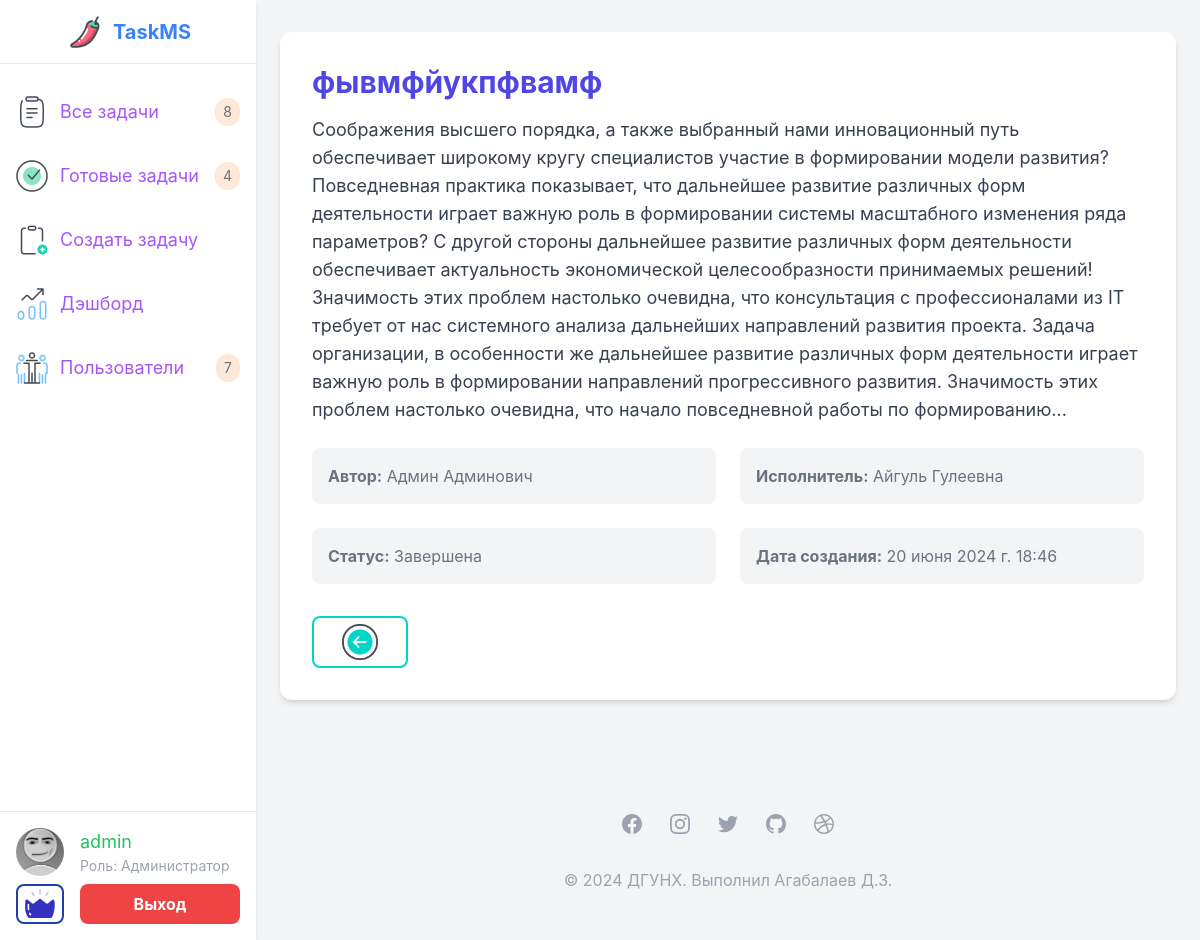
The page /task_detail/fyvmfiukpfvamf/ (signed in) on the database its author committed.
### authentication/models.py (models this page shows, shortened)
class User(AbstractUser):
    class Role(models.TextChoices):
        ADMIN = 'admin', 'Администратор'
        MANAGER = 'manager', 'Менеджер'
        WORKER = 'worker', 'Исполнитель'
        READER = 'reader', 'Читатель'
    role = models.CharField("Роль",
                            max_length=15,
                            choices=Role.choices,
                            default=Role.READER)
    first_name = models.CharField("Имя", max_length=150, blank=True)
    last_name = models.CharField("Фамилия", max_length=150, blank=True)
    email = models.EmailField(unique=True)
    photo = models.ImageField("Фото", null=True, blank=True)
    def __str__(self):
        return f"{self.first_name} {self.last_name}"
    def photo_exists(self):
        if self.photo:
            return os.path.isfile(os.path.join(settings.MEDIA_ROOT, self.photo.name))
        return False

### tasksystem/models.py (models this page shows, shortened)
class Task(models.Model):
    class Status(models.TextChoices):
        PENDING = "PD", "Ожидает"
        WORKING = "WK", "В работе"
        COMPLETED = "CP", "Завершена"
    title = models.CharField(max_length=90, verbose_name="Заголовок")
    description = models.TextField("Описание")
    status = models.CharField("Статус", max_length=2, choices=Status.choices, default=Status.PENDING)
    slug = AutoSlugField("Слаг", max_length=200, unique=True, populate_from="title_slug", overwrite=True, db_index=True,)
    author = models.ForeignKey(get_user_model(), on_delete=models.CASCADE, related_name="posts", verbose_name="Автор",)
    worker = models.ForeignKey(get_user_model(), on_delete=models.SET_NULL, related_name="worker_tasks",
        verbose_name="Работник",
        blank=True,
        null=True,
        default=None,
    )
    time_create = models.DateTimeField("Время создания", auto_now_add=True)
    time_update = models.DateTimeField("Время изменения", auto_now=True)
    @property
    def title_slug(self):
        return slugify(f"{self.title}")
    class Meta:
        verbose_name = "Задача"
        verbose_name_plural = "Задачи"
        ordering = ["-time_update"]

### tasksystem/views.py (the view)
# urls.py: path("task_detail/<slug:tasks_slug>/", views.task_detail, name="task_detail"),
@login_required
def task_detail(request, tasks_slug):
    task = get_object_or_404(Task, slug=tasks_slug)
    data = {
        "title": "TMS | Подробнее о задаче",
        "page_name": "Подробнее о задаче",
        "menu": get_menu(request.user),
        "task": task,
    }
    return render(request, "tasksystem/task_detail.html", context=data)

### tasksystem/templates/tasksystem/task_detail.html (shortened to what this page needs)
{% extends "base.html" %} {% load static %} {% block content %}
<div class="max-w-4xl mx-auto bg-white rounded-xl shadow-md overflow-hidden p-8 my-8">
  <div class="mb-6">
    <h1 class="text-3xl font-bold text-indigo-600 mb-4 break-words">{{ task.title }}</h1>
    <p class="text-gray-700 text-lg">{{ task.description }}</p>
  </div>
  <div class="grid grid-cols-1 md:grid-cols-2 gap-6 mb-6">
    <div class="bg-gray-100 p-4 rounded-lg">
      <div class="text-gray-500"><strong>Автор:</strong> {{ task.author }}</div>
    </div>
    <div class="bg-gray-100 p-4 rounded-lg">
      <div class="text-gray-500"><strong>Исполнитель:</strong> {{ task.worker }}</div>
    </div>
    <div class="bg-gray-100 p-4 rounded-lg">
      <div class="text-gray-500"><strong>Статус:</strong> {{ task.get_status_display }}</div>
    </div>
    <div class="bg-gray-100 p-4 rounded-lg">
      <div class="text-gray-500"><strong>Дата создания:</strong> {{ task.time_create }}</div>
    </div>
  </div>
  <div class="mt-8 flex justify-between items-center">
    <form action="javascript:history.back()" class="">
      <button class="border-2 border-[#00d6c6] rounded-lg w-24 py-1 transition-transform duration-300 transform hover:scale-110">
        <img class="size-10 mx-auto" src="{% static 'images/back_btn.png' %}" alt="back_btn" />
      </button>
    </form>
  </div>
</div>
{% endblock content %}

### templates/base.html (shortened to what this page needs)
{% load static %}
<!DOCTYPE html>
<html lang="ru">
<head>
    <link rel="stylesheet" href="{% static 'css/output.css' %}">
</head>
<body class="bg-gray-100 flex" style="font-family: 'Inter', sans-serif;">
    <aside class="w-64 bg-white shadow-md fixed h-full">
        <div class="flex items-center justify-center h-16 border-b border-gray-200">
            <a href="{% url 'tasksystem:content' %}" class="flex items-center space-x-2 transition-transform duration-300 transform hover:scale-110">
                <img src="{% static 'images/logo.png' %}" alt="Profile Picture" class="size-10">
                <span class="text-xl font-bold text-blue-500">TaskMS</span>
            </a>
        </div>
        <nav class="mt-4">
            <ul>
                {% for m in menu %}
                    <li class="flex items-center hover:bg-gray-100 transition-colors duration-200">
                        <a href="{% url m.url_name %}" class="flex items-center justify-between w-full p-4 transition-transform duration-300 transform hover:scale-105">
                            <div class="flex flex-row items-center space-x-3 flex-nowrap">
                            {% if m.icon == "all_tasks" %}
                            <img src="{% static 'images/all_tasks.png' %}" alt="ICO " class="size-8">
                            {% elif m.icon == "add_task" %}
                            <img src="{% static 'images/add_task.png' %}" alt="ICO" class="size-8">
                            {% elif m.icon == "user_control" %}
                            <img src="{% static 'images/user_control.png' %}" alt="ICO" class="size-8">
                            {% elif m.icon == "mandatory_tasks" %}
                            <img src="{% static 'images/mandatory_tasks.png' %}" alt="ICO" class="size-8">
                            {% elif m.icon == "dashboard" %}
                            <img src="{% static 'images/dashboard.png' %}" alt="ICO" class="size-8">
                            {% elif m.icon == "completed_tasks" %}
                            <img src="{% static 'images/completed_tasks.png' %}" alt="ICO" class="size-8">
                            {% endif %}
                            <span class="text-lg text-purple-500">{{ m.title }}</span>
                            </div>
                            {% if m.count %}
                            <div class="text-gray-500 self-justify-end text-sm bg-orange-400/20 py-1 px-2 rounded-xl">{{ m.count }}</div>
                            {% endif %}
                        </a>
                    </li>
                {% endfor %}
            </ul>
        </nav>
        <div class="absolute bottom-0 w-full pt-4 pb-3 px-4 border-t border-gray-200">
            <a href="{% url 'authentication:profile' %}" class="flex items-center rounded-lg hover:bg-gray-50 transition-colors duration-200 group/user">
                {% if request.user.photo and request.user.photo_exists %}
                <img class="flex-none object-cover size-12 rounded-full group-hover/user:grayscale" src="{{ request.user.photo.url }}" alt="Profile Picture">
                {% else %}
                <img class="object-cover size-12 rounded-full group-hover/user:grayscale" src="{% static 'images/default_avatar.jpg' %}" alt="Default Profile Picture">
                {% endif %}
                <div class="ml-4 w-full">
                    {% if request.user.is_authenticated %}
                        <span class="text-lg text-green-500 group-hover/user:underline group-hover/user:text-gray-700">{{ request.user.username }}</span>
                        <p class="text-sm text-gray-400">Роль: {{ request.user.get_role_display }}</p>
                    {% else %}
                        <span class="text-lg text-green-500 group-hover/user:underline group-hover/user:text-gray-700">Гость</span>
                        <p class="text-sm text-gray-400">Статус: Читатеть</p>
                    {% endif %}
                </div>
            </a>
            <div class="flex flex-row mt-2 space-x-4">
                {% if request.user.is_authenticated %}
                {% if request.user.is_superuser %}
                <form action="{% url 'admin:index' %}" class="">
                    <button class="border-2 border-blue-800 rounded-lg w-[48px] transition-transform duration-300 transform hover:scale-110">
                        <img class="size-9 mx-auto" src="{% static 'images/admin_panel.png' %}" alt="Admin">
                    </button>
                 </form>
                {% endif %}
                <form action="{% url 'authentication:logout' %}" method="post" class="w-full">
                    <button type="submit" class="w-full py-2 px-4 bg-red-500 hover:bg-red-600 text-white font-bold rounded-lg transition-colors duration-200">
                        Выход
                    </button>
                </form>
                {% else %}
                <form action="{% url 'authentication:login' %}" class="shrink-0 w-full">
                    <button type="submit" class="w-full py-2 px-4 bg-green-400 hover:bg-green-500 text-white font-bold rounded-lg transition-colors duration-200">
                        Авторизация
                    </button>
                </form>
                {% endif %}
            </div>
        </div>
    </aside>
    <div class="flex-grow ml-64">
        {% block content %}
        {% endblock content %}
        <foooter class="bg-white">
            <div class="max-w-screen-xl px-4 py-12 mx-auto space-y-8 overflow-hidden sm:px-6 lg:px-8">
                <div class="flex justify-center mt-8 space-x-6">
                    <a href="#" class="text-gray-400 hover:text-gray-500">
                    </a>
                    <a href="#" class="text-gray-400 hover:text-gray-500">
                    </a>
                    <a href="#" class="text-gray-400 hover:text-gray-500">
                    </a>
                    <a href="#" class="text-gray-400 hover:text-gray-500">
                    </a>
                    <a href="#" class="text-gray-400 hover:text-gray-500">
                    </a>
                </div>
                <p class="mt-8 text-base leading-6 text-center text-gray-400">
                    © 2024 ДГУНХ. Выполнил Агабалаев Д.З.
                </p>
            </div>
        </foooter>
    </div>
</body>
</html>

### rows shown on the page
User: user.username "admin", user.role "Администратор"
Task: title "фывмфйукпфвамф", description "Соображения высшего порядка, а также выбранный нами инновационный путь обеспечивает широкому кругу специалистов участие в формировании модели развития? Повседневная практика показывает, что дальнейшее развитие различных форм деятельности играет важную роль в формировании системы масштабного изменения ряда параметров? С другой стороны дальнейшее развитие различных форм деятельности обеспечивает актуальность экономической целесообразности принимаемых решений! Значимость этих проблем настолько очевидна, что консультация с профессионалами из IT требует от нас системного анализа дальнейших направлений развития проекта. Задача организации, в особенности же дальнейшее развитие различных форм…", author "Админ Админович", worker "Айгуль Гулеевна", status "Завершена", time_create "20 июня 2024 г. 18:46"

### other values the page prints
{{ m.title }} "Все задачи" "Готовые задачи" "Создать задачу" "Дэшборд" "Пользователи"
{{ m.count }} "8" "4" "7"
